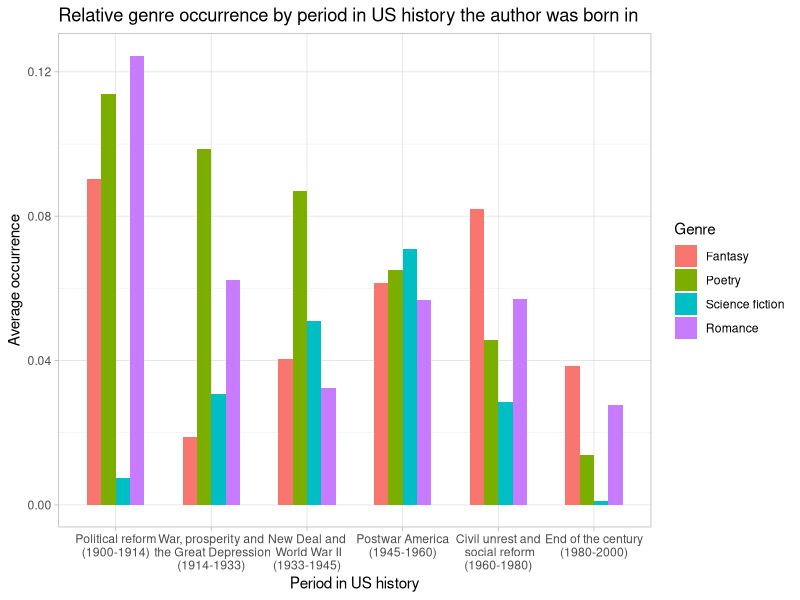
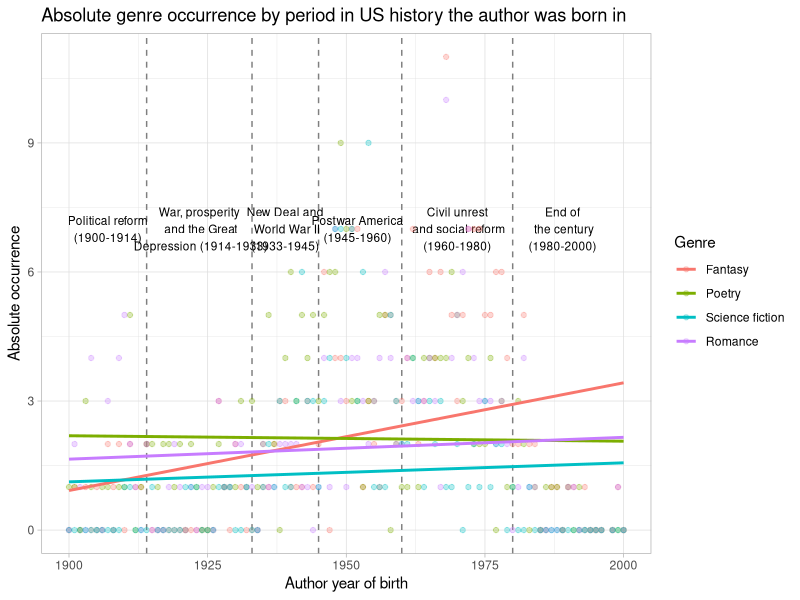
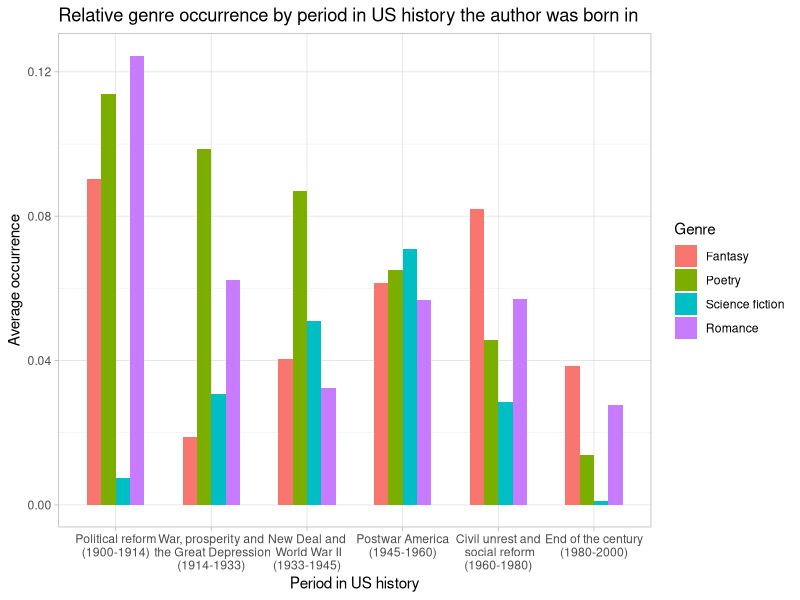
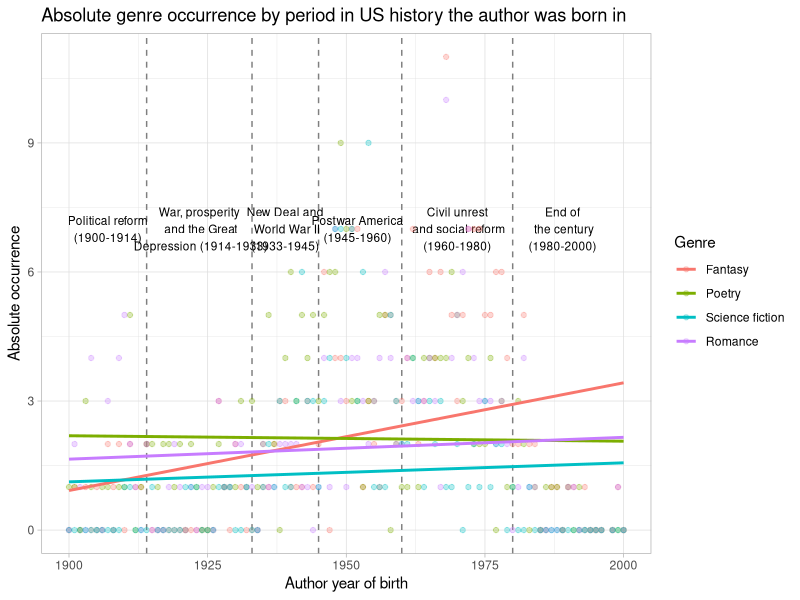

Here is the R script that generated these plots, in order:
library(tidyverse)
library(dplyr)

american_relative_data <- read_csv("american_yearly_genres_relative.csv")
american_absolute_data <- read_csv("american_yearly_genres_absolute.csv")


#creating filtering for new column
category <- function(year) {
  if (year <= 1914){
    return("Political reform")
  } else if (year <= 1933) {
    return("War, prosperity and the Great Depression") 
  } else if(year <=1945) {
    return("New Deal and World War II")
  } else if(year <=1960){
    return("Postwar America")
  } else if(year <=1980){
    return("Civil unrest and social reforms")
  } else if(year<=2000){
    return("End of the century")
  } else {
    return("no info")
  }
}

# Generation grouping + Pivot longer for relative and absolute
US_period_relative <- american_relative_data |>
  mutate(period = sapply(year, category))
relative_pivoted <- pivot_longer(US_period_relative, c("fantasy", "poetry", "science_fiction", "romance"), names_to = "genre")|>
  filter(period != "no info") |>
  group_by(period, genre)|>
  summarize(mean_frequency = mean(value))
absolute_pivoted <- pivot_longer(american_absolute_data, c("fantasy", "poetry", "science_fiction", "romance"), names_to = "genre")


# # Visualization: bar plot for relative occurrence
ggplot(data = relative_pivoted) +
  aes(x = period, y = mean_frequency, fill = genre)+
  labs(title = "Relative genre occurrence by period in US history the author was born in",
      x = "Period in US history",
      y = "Average occurrence", 
      fill = "Genre") +
  scale_fill_discrete(labels = c("Fantasy", "Poetry", "Science fiction", "Romance")) +
  scale_x_discrete(limits = c("Political reform", "War, prosperity and the Great Depression", "New Deal and World War II", "Postwar America", "Civil unrest and social reforms", "End of the century"), 
    labels = c("Political reform\n(1900-1914)", "War, prosperity and\n the Great Depression\n(1914-1933)", "New Deal and\n World War II\n(1933-1945)", "Postwar America\n(1945-1960)", "Civil unrest and\n social reform\n(1960-1980)", "End of the century\n(1980-2000)")) +          
  theme_light() +
  geom_col(width = 0.6, position = "dodge")
ggsave("Relative US occurrence of genre per generation.pdf", width = 10, height = 6)

# Visualization: line plot for absolute occurrence 
ggplot(data = absolute_pivoted) +
  aes(x = year, y = value, color = genre) +
  labs(title = "Absolute genre occurrence by period in US history the author was born in",
      x = "Author year of birth", 
      y = "Absolute occurrence", 
      color = "Genre") +
  theme_light() +
  scale_colour_discrete(labels = c("Fantasy", "Poetry", "Science fiction", "Romance")) +
  geom_vline(xintercept = 1914, linetype = "dashed", color = 'grey50') +
  geom_vline(xintercept = 1933, linetype = "dashed", color = 'grey50') +
  geom_vline(xintercept = 1945, linetype = "dashed", color = 'grey50') +
  geom_vline(xintercept = 1960, linetype = "dashed", color = 'grey50') +
  geom_vline(xintercept = 1980, linetype = "dashed", color = 'grey50') +
  annotate("text", size = 3, x = 1907, y = 7, label = "Political reform\n(1900-1914)") +
  annotate("text", size = 3, x = 1923.5, y = 7, label = "War, prosperity\n and the Great\n Depression (1914-1933)") +
  annotate("text", size = 3, x = 1939, y = 7, label = "New Deal and\n World War II\n(1933-1945)") +
  annotate("text", size = 3, x = 1952, y = 7, label = "Postwar America\n(1945-1960)") +
  annotate("text", size = 3, x = 1970, y = 7, label = "Civil unrest\n and social reform\n(1960-1980)") +
  annotate("text", size = 3, x = 1989, y = 7, label = "End of\n the century\n(1980-2000)") +
  geom_point(alpha = 0.3) +
  geom_smooth(method='lm', se = FALSE)
ggsave("Absolute occurrence by genre by gen.pdf", width = 12, height = 6)